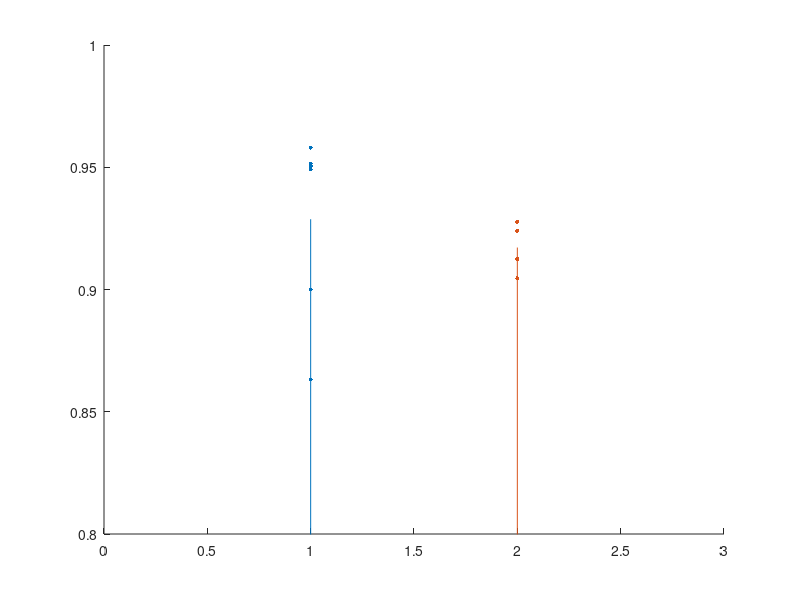
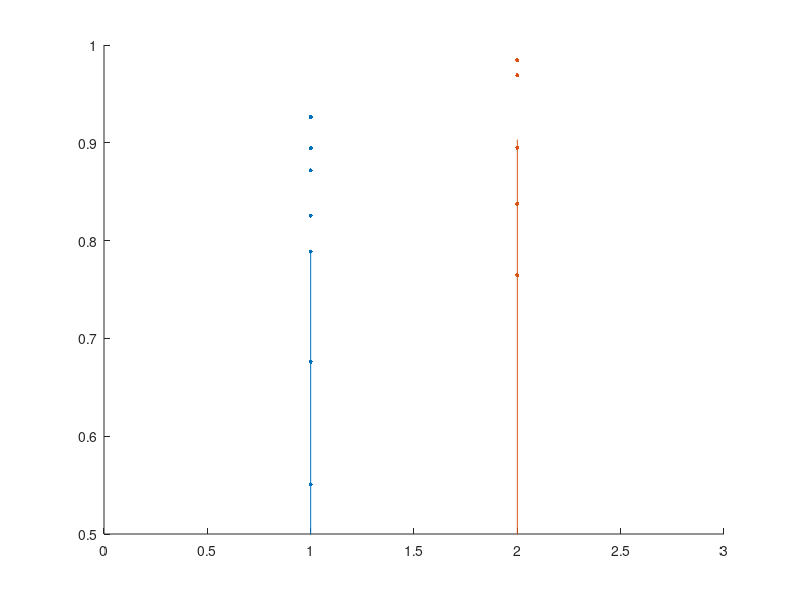

Reproduce these figures in MATLAB, in order.

%% monkey F
temp1=[0.950530035335689
0.949152542372881
0.958041958041958
0.951515151515152
0.900000000000000
0.863192182410424]
temp2=[
0.924000000000000
0.912442396313364
0.904564315352697
0.927659574468085]
[p,h]=ranksum(temp1,temp2)

figure,hold on
scatter(temp1*0+1,temp1,9,"black","filled")
scatter(temp2*0+2,temp2,9,"black","filled")
plot([1,1],[0,mean(temp1)])
plot([2,2],[0,mean(temp2)])
xlim([0,3])
ylim([0.8,1.0])

%% monkey M
temp1=[0.676165803108808
0.550761421319797
0.871794871794872
0.825641025641026
0.788732394366197
0.894495412844037
0.926470588235294]
temp2=[
0.969040247678019
0.895027624309392
0.968992248062015
0.984555984555985
0.837579617834395
0.764705882352941
]
[p,h]=ranksum(temp1,temp2)
figure,hold on
scatter(temp1*0+1,temp1,9,"black","filled")
scatter(temp2*0+2,temp2,9,"black","filled")
plot([1,1],[0,mean(temp1)])
plot([2,2],[0,mean(temp2)])
xlim([0,3])
ylim([0.5,1.0])
